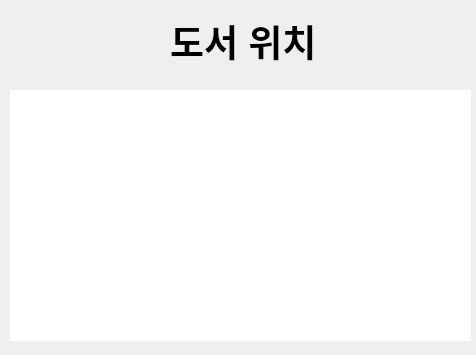
<?xml version="1.0" encoding="UTF-8"?>
<ui version="4.0">
 <class>BookInfoLocation</class>
 <widget class="QDialog" name="BookInfoLocation">
  <property name="geometry">
   <rect>
    <x>0</x>
    <y>0</y>
    <width>476</width>
    <height>355</height>
   </rect>
  </property>
  <property name="windowTitle">
   <string>Dialog</string>
  </property>
  <widget class="QTextEdit" name="locationInfoEdit">
   <property name="geometry">
    <rect>
     <x>10</x>
     <y>90</y>
     <width>461</width>
     <height>251</height>
    </rect>
   </property>
   <property name="font">
    <font>
     <pointsize>20</pointsize>
    </font>
   </property>
   <property name="styleSheet">
    <string notr="true">border: none;</string>
   </property>
   <property name="readOnly">
    <bool>true</bool>
   </property>
  </widget>
  <widget class="QLabel" name="label">
   <property name="geometry">
    <rect>
     <x>170</x>
     <y>10</y>
     <width>151</width>
     <height>61</height>
    </rect>
   </property>
   <property name="font">
    <font>
     <pointsize>28</pointsize>
     <bold>true</bold>
    </font>
   </property>
   <property name="text">
    <string>도서 위치</string>
   </property>
  </widget>
 </widget>
 <resources/>
 <connections/>
</ui>
